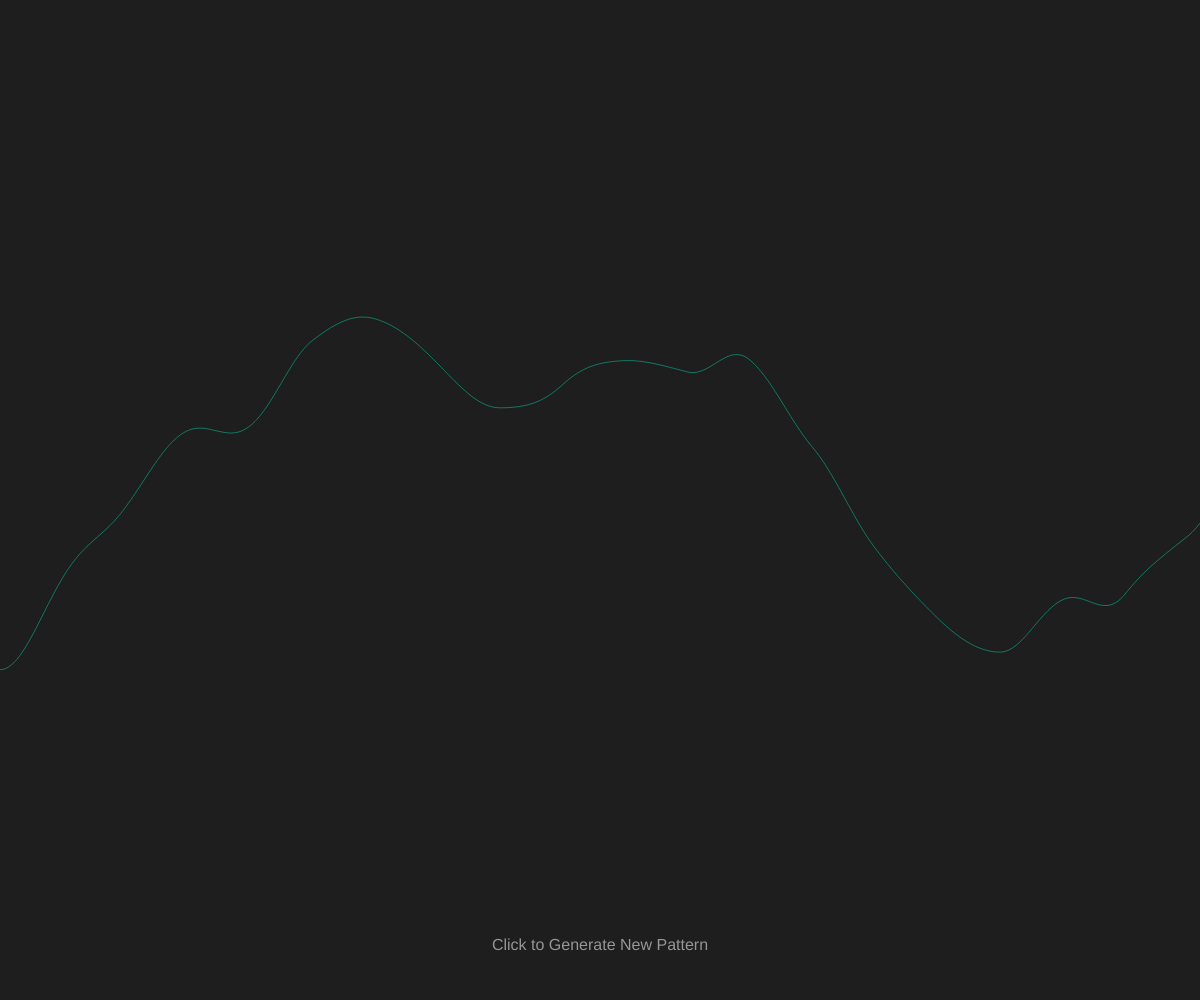
Frame 1 (no input)
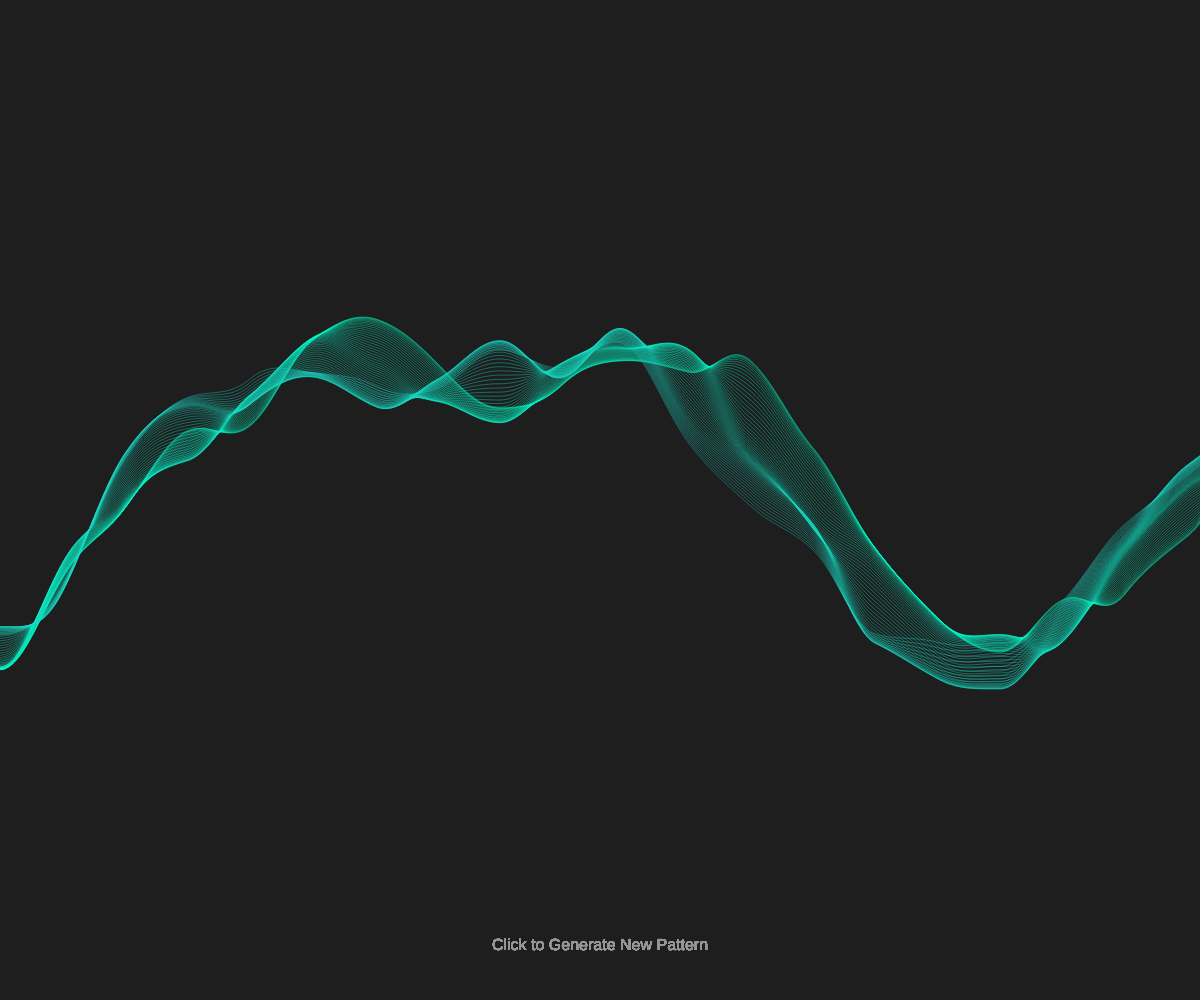
Frame 60 (no input)
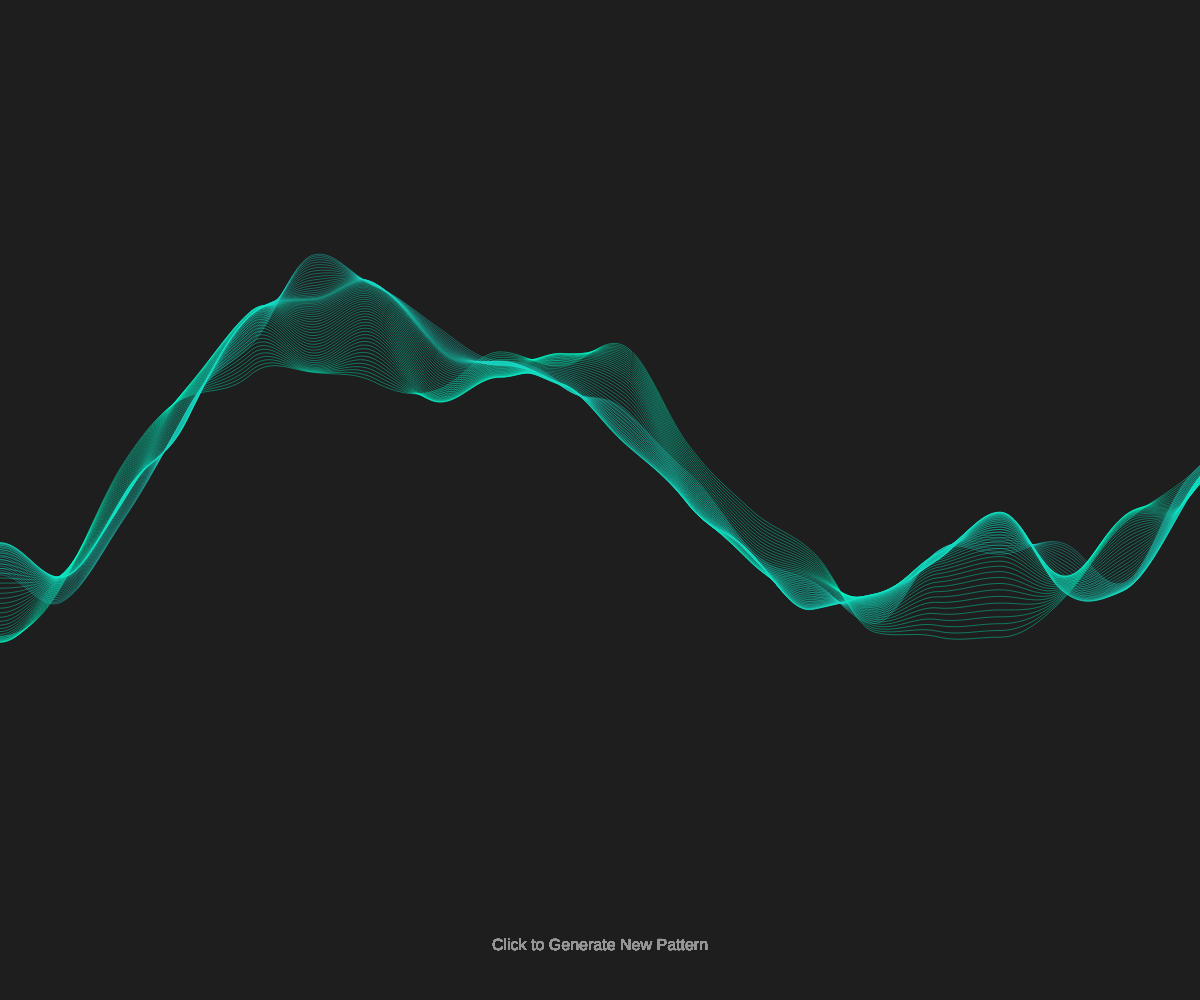
Frame 120 (the mouse pressed at the canvas centre since frame 60)

The p5.js sketch that drew these frames (run headless with seeded random() and noise() and a simulated clock; from frame 60 on, the mouse is pressed at the canvas centre):

// p5.js sketch
// ── sketch.js
let count = 0;

function setup() {
  createCanvas(windowWidth, windowHeight);
  background(30);
}

function draw() {
  noFill();

  if(count < 200){
    stroke(count/2,255-count*0.7,200,100);
    beginShape();
    for(x = -20; x < width+20; x++){
      let n = noise(x* 0.002,frameCount*0.005);
      let y = map(n, 0, 1, 0, height);
      curveVertex(x, y);
    }
    endShape();
    count++;
  }

  fill(150);
  noStroke();
  textSize(16);
  textAlign(CENTER);
  text('Click to Generate New Pattern', width/2, height-50);
}

function mousePressed(){
  background(30);
  count = 0;
}
